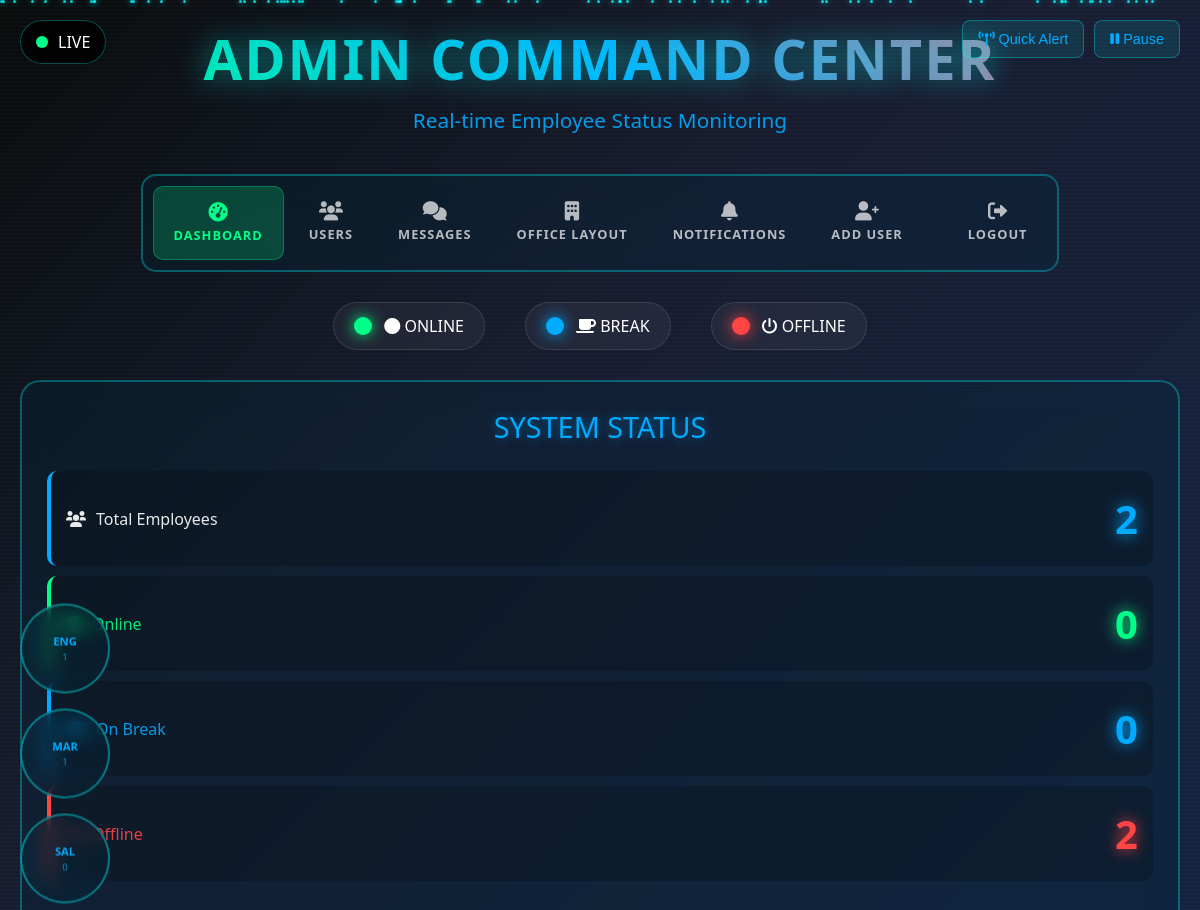
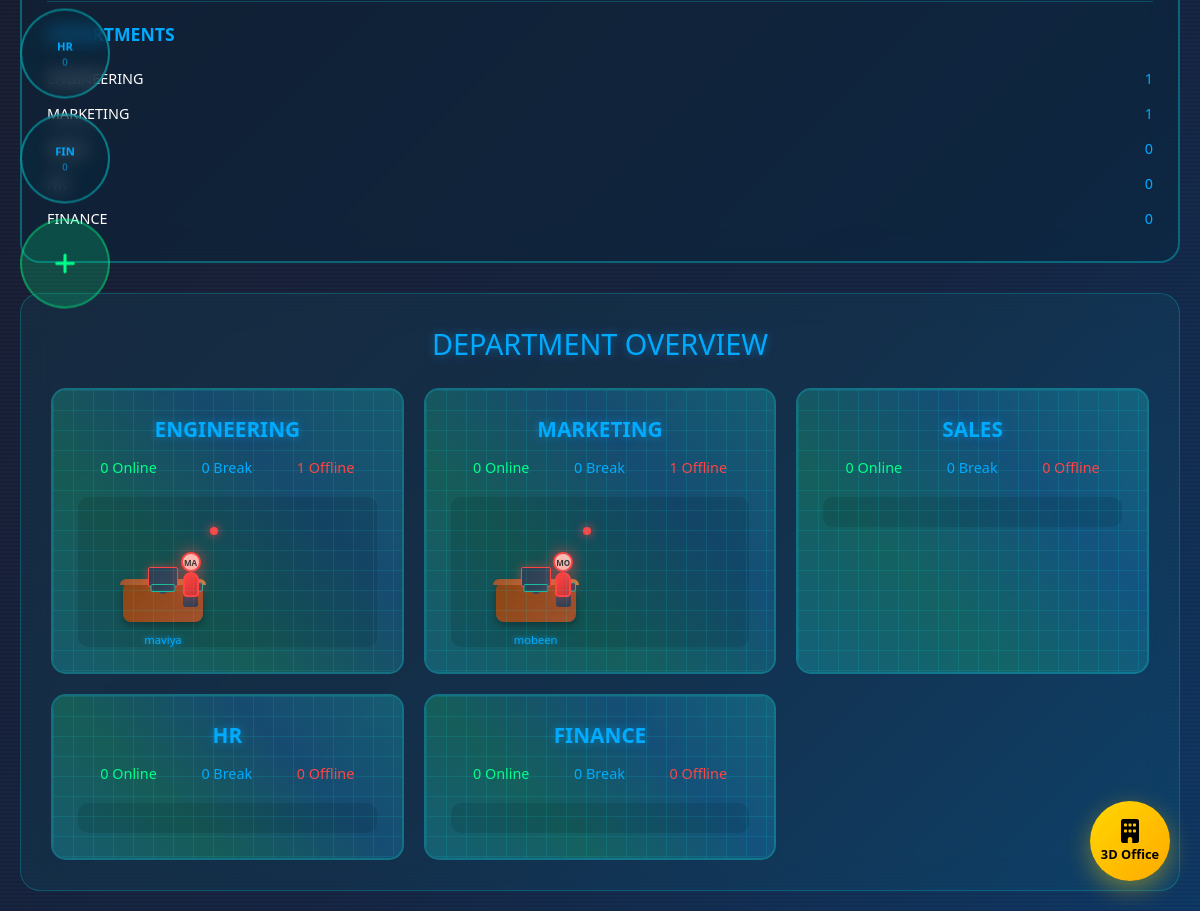
The page /admin/dashboard (signed in) on the database its author committed (2 pictures, top to bottom).
### models/user.py (models this page shows, shortened)
class User(UserMixin, db.Model):
    __tablename__ = 'users'
    id = db.Column(db.Integer, primary_key=True)
    username = db.Column(db.String(80), unique=True, nullable=False)
    email = db.Column(db.String(120), unique=True, nullable=False)
    password_hash = db.Column(db.String(255), nullable=False)
    is_admin = db.Column(db.Boolean, default=False)
    is_active = db.Column(db.Boolean, default=True)
    created_at = db.Column(db.DateTime, default=datetime.utcnow,nullable=False)
    last_login = db.Column(db.DateTime)
    last_activity = db.Column(db.DateTime)
    current_status = db.Column(db.String(20), default='offline')  # offline, working, break, absent
    break_start_time = db.Column(db.DateTime)
    break_duration = db.Column(db.Integer)  # Break duration in minutes
    break_reason = db.Column(db.String(200))  # Reason for break
    status = db.Column(db.String(20), default='offline')  # Current status
    is_online = db.Column(db.Boolean, default=False)  # Online status
    department = db.Column(db.String(50), default='GENERAL')  # User's department
    face_encodings = db.relationship('FaceEncoding', backref='user', lazy=True, cascade='all, delete-orphan')
    logs = db.relationship('Log', backref='user', lazy=True, cascade='all, delete-orphan')
    notifications = db.relationship('Notification', backref='user', lazy=True, cascade='all, delete-orphan')
    @property
    def is_online(self):
        if self.last_activity:
            return datetime.utcnow() - self.last_activity < timedelta(minutes=5)
        return False
    @is_online.setter
    def is_online(self, value):
        """Set online status by updating last_activity"""
        if value:
            self.last_activity = datetime.utcnow()
        return False

### controllers/admin_controller.py (the view)
@admin_bp.route('/dashboard')
@login_required
@admin_required
def dashboard():
    from datetime import datetime, timedelta
    users = User.query.filter_by(is_admin=False).all()
    user_status_data = []
    departments = ['ENGINEERING', 'MARKETING', 'SALES', 'HR', 'FINANCE']
    for i, user in enumerate(users):
        if user.is_online:
            if user.last_activity and datetime.utcnow() - user.last_activity > timedelta(minutes=15):
                status = 'break'
                status_color = 'blue'
            else:
                status = 'online'
                status_color = 'green'
        else:
            status = 'offline'
            status_color = 'red'
        department = user.department or departments[i % len(departments)]
        user_data = {
            'id': user.id,
            'username': user.username,
            'email': user.email,
            'status': status,
            'status_color': status_color,
            'department': department,
            'last_activity': user.last_activity.isoformat() if user.last_activity else None,
            'last_login': user.last_login.isoformat() if user.last_login else None,
            'position': {
                'x': (i % 4) * 250 + 100,  # Grid positioning
                'y': (i // 4) * 200 + 100,
                'z': 0
            }
        }
        user_status_data.append(user_data)
    dept_stats = {}
    for dept in departments:
        dept_users = [u for u in user_status_data if u['department'] == dept]
        dept_stats[dept] = {
            'total': len(dept_users),
            'online': len([u for u in dept_users if u['status'] == 'online']),
            'break': len([u for u in dept_users if u['status'] == 'break']),
            'offline': len([u for u in dept_users if u['status'] == 'offline'])
        }
    total_users = len(users)
    online_users = len([u for u in user_status_data if u['status'] == 'online'])
    break_users = len([u for u in user_status_data if u['status'] == 'break'])
    offline_users = len([u for u in user_status_data if u['status'] == 'offline'])
    return render_template('admin/dashboard.html',
                          user_status_data=user_status_data,
                          dept_stats=dept_stats,
                          total_users=total_users,
                          online_users=online_users,
                          break_users=break_users,
                          offline_users=offline_users,
                          departments=departments)

### controllers/admin_controller.py (called while the page is built)
def admin_required(f):
    @wraps(f)
    def decorated_function(*args, **kwargs):
        if not current_user.is_admin:
            flash('You do not have permission to access this page.', 'error')
            return redirect(url_for('dashboard.index'))
        return f(*args, **kwargs)
    return decorated_function

### templates/admin/dashboard.html (shortened to what this page needs)
<!DOCTYPE html>
<html lang="en">
<head>
    <link rel="stylesheet" href="https://cdnjs.cloudflare.com/ajax/libs/font-awesome/6.0.0/css/all.min.css">
</head>
<body>
    <div class="dashboard-container">
        <div class="particles" id="particles"></div>
        <div class="scan-lines"></div>
        <div class="live-indicator">
            <div class="live-dot"></div>
            <span>LIVE</span>
        </div>
        <div class="control-panel">
            <button class="control-btn" onclick="showBroadcastAlert()">
                <i class="fas fa-broadcast-tower"></i> Quick Alert
            </button>
            <button class="control-btn" onclick="toggleAutoRefresh()">
                <i class="fas fa-pause" id="refreshIcon"></i> <span id="refreshText">Pause</span>
            </button>
        </div>
        <div style="position: fixed; left: 20px; top: 50%; transform: translateY(-50%); z-index: 1000;">
            {% for department in departments %}
            <div class="dept-selector" onclick="focusDepartment('{{ department }}')"
                 style="margin: 15px 0; padding: 0; background: rgba(0, 40, 60, 0.3);
                        border: 2px solid rgba(0, 255, 255, 0.4); border-radius: 50%;
                        width: 90px; height: 90px; display: flex; flex-direction: column;
                        align-items: center; justify-content: center; cursor: pointer;
                        transition: all 0.3s ease; font-size: 0.7rem; text-align: center;
                        color: #00aaff; backdrop-filter: blur(10px);">
                <div style="font-weight: bold; margin-bottom: 2px;">{{ department[:3] }}</div>
                <div style="font-size: 0.6rem; opacity: 0.8;">{{ dept_stats[department].total }}</div>
            </div>
            {% endfor %}
            <div onclick="showAddDepartment()"
                 style="margin: 15px 0; padding: 0; background: rgba(0, 255, 136, 0.2);
                        border: 2px solid rgba(0, 255, 136, 0.4); border-radius: 50%;
                        width: 90px; height: 90px; display: flex; align-items: center;
                        justify-content: center; cursor: pointer; transition: all 0.3s ease;
                        font-size: 1.5rem; color: #00ff88;">
                <i class="fas fa-plus"></i>
            </div>
        </div>
        <div class="header">
            <h1>ADMIN COMMAND CENTER</h1>
            <p>Real-time Employee Status Monitoring</p>
        </div>
        <div class="admin-nav">
            <div class="nav-items">
                <a href="{{ url_for('admin.dashboard') }}" class="nav-item active">
                    <i class="fas fa-tachometer-alt"></i>
                    <span>Dashboard</span>
                </a>
                <a href="{{ url_for('admin.users') }}" class="nav-item">
                    <i class="fas fa-users"></i>
                    <span>Users</span>
                </a>
                <a href="{{ url_for('admin.messages_whatsapp') }}" class="nav-item">
                    <i class="fas fa-comments"></i>
                    <span>Messages</span>
                </a>
                <a href="{{ url_for('admin.office_layout') }}" class="nav-item">
                    <i class="fas fa-building"></i>
                    <span>Office Layout</span>
                </a>
                <a href="{{ url_for('admin.send_notification') }}" class="nav-item">
                    <i class="fas fa-bell"></i>
                    <span>Notifications</span>
                </a>
                <a href="{{ url_for('admin.add_user') }}" class="nav-item">
                    <i class="fas fa-user-plus"></i>
                    <span>Add User</span>
                </a>
                <a href="{{ url_for('auth.logout') }}" class="nav-item logout">
                    <i class="fas fa-sign-out-alt"></i>
                    <span>Logout</span>
                </a>
            </div>
        </div>
        <div class="status-legend">
            <div class="legend-item">
                <div class="legend-dot online" style="background-color: #00ff88;"></div>
                <span><i class="fas fa-circle"></i> ONLINE</span>
            </div>
            <div class="legend-item">
                <div class="legend-dot break" style="background-color: #00aaff;"></div>
                <span><i class="fas fa-coffee"></i> BREAK</span>
            </div>
            <div class="legend-item">
                <div class="legend-dot offline" style="background-color: #ff4444;"></div>
                <span><i class="fas fa-power-off"></i> OFFLINE</span>
            </div>
        </div>
        <a href="{{ url_for('admin.office_layout') }}" class="floating-office-btn" title="3D Office Layout View">
            <i class="fas fa-building"></i>
            <span>3D Office</span>
        </a>
        <div class="main-grid">
            <div class="stats-panel">
                <div class="stats-title">SYSTEM STATUS</div>
                <div class="stat-item total">
                    <span class="stat-label">
                        <i class="fas fa-users"></i> Total Employees
                    </span>
                    <span class="stat-value" style="color: #00aaff;">{{ total_users }}</span>
                </div>
                <div class="stat-item online">
                    <span class="stat-label">
                        <i class="fas fa-circle"></i> Online
                    </span>
                    <span class="stat-value online">{{ online_users }}</span>
                </div>
                <div class="stat-item break">
                    <span class="stat-label">
                        <i class="fas fa-coffee"></i> On Break
                    </span>
                    <span class="stat-value break">{{ break_users }}</span>
                </div>
                <div class="stat-item offline">
                    <span class="stat-label">
                        <i class="fas fa-power-off"></i> Offline
                    </span>
                    <span class="stat-value offline">{{ offline_users }}</span>
                </div>
                <div style="margin-top: 30px; padding-top: 20px; border-top: 1px solid rgba(0, 255, 255, 0.2);">
                    <h4 style="color: #00aaff; margin-bottom: 15px; font-size: 1.1rem;">DEPARTMENTS</h4>
                    {% for department in departments %}
                    <div style="display: flex; justify-content: space-between; padding: 8px 0; font-size: 0.9rem;">
                        <span>{{ department }}</span>
                        <span style="color: #00aaff;">{{ dept_stats[department].total }}</span>
                    </div>
                    {% endfor %}
                </div>
            </div>
            <div class="departments-container">
                <div class="departments-title">DEPARTMENT OVERVIEW</div>
                <div class="department-grid">
                    {% for department in departments %}
                    <div class="department-panel" data-department="{{ department }}">
                        <div class="department-name">{{ department }}</div>
                        <div style="display: flex; justify-content: space-around; margin-bottom: 15px; font-size: 0.9rem;">
                            <span class="online">{{ dept_stats[department].online }} Online</span>
                            <span class="break">{{ dept_stats[department].break }} Break</span>
                            <span class="offline">{{ dept_stats[department].offline }} Offline</span>
                        </div>
                        <div class="employee-grid">
                            {% for user in user_status_data %}
                            {% if user.department == department %}
                            <div class="employee-desk {{ user.status }}"
                                 data-user-id="{{ user.id }}"
                                 onclick="showUserDetails({{ user.id }})">
                                <div class="desk-container">
                                    <div class="status-light"></div>
                                    <div class="desk"></div>
                                    <div class="monitor"></div>
                                    <div class="keyboard"></div>
                                    <div class="mouse"></div>
                                    <div class="chair"></div>
                                    <div class="avatar">
                                        <div class="avatar-head" data-user-id="{{ user.id }}">
                                            <div class="avatar-initials">{{ user.username[:2].upper() }}</div>
                                        </div>
                                        <div class="avatar-body"></div>
                                    </div>
                                </div>
                                <div style="position: absolute; bottom: -25px; left: 50%; transform: translateX(-50%);
                                           font-size: 0.7rem; color: #00aaff; text-align: center; white-space: nowrap;
                                           text-shadow: 0 0 5px rgba(0, 170, 255, 0.8);">
                                    {{ user.username }}
                                </div>
                            </div>
                            {% endif %}
                            {% endfor %}
                        </div>
                    </div>
                    {% endfor %}
                </div>
            </div>
        </div>
    </div>
</body>
</html>

### rows shown on the page
User: department "ENGINEERING", is_active "1", is_admin "0", username "MA", username "maviya"
User: department "MARKETING", is_active "1", is_admin "0", username "MO", username "mobeen"

### other values the page prints
{{ department[:3] }} "ENG" "MAR" "SAL" "HR" "FIN"
{{ dept_stats[department].total }} "1" "1" "0" "0" "0"
{{ total_users }} "2"
{{ online_users }} "0"
{{ break_users }} "0"
{{ offline_users }} "2"
{{ department }} "SALES" "FINANCE"
{{ dept_stats[department].total }} "0" "0" "0"
{{ department }} "SALES" "HR" "FINANCE"
{{ dept_stats[department].online }} "0" "0" "0"
{{ dept_stats[department].break }} "0" "0" "0"
{{ dept_stats[department].offline }} "0" "0" "0"
